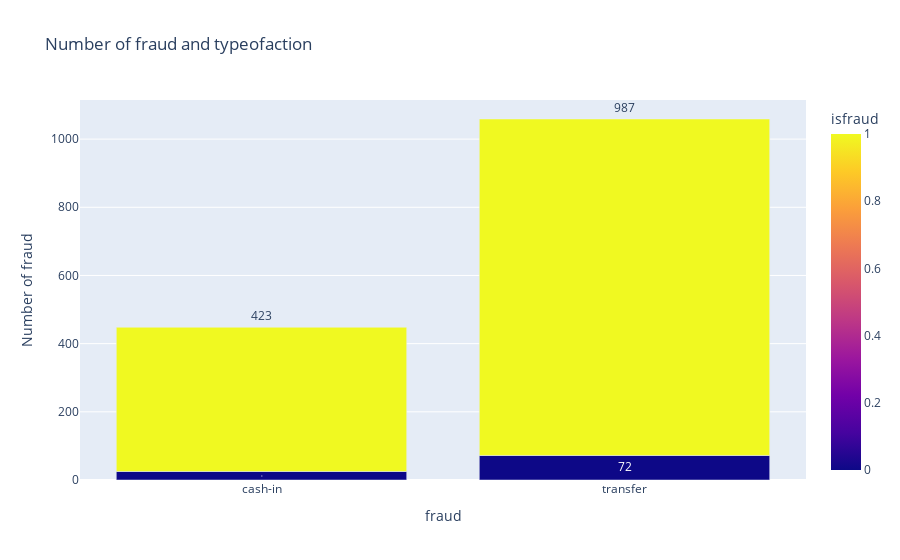

Notebook cell for this chart:
### Code cell
Number_of_fraud_and_typeofaction = px.bar(merged_df.groupby([merged_df['typeofaction'], 'isfraud']).size().reset_index(name='count'), 
                                      x='typeofaction', y='count', color='isfraud', 
                                      title='Number of fraud and typeofaction')
Number_of_fraud_and_typeofaction.update_xaxes(title_text='fraud')
Number_of_fraud_and_typeofaction.update_yaxes(title_text='Number of fraud')
Number_of_fraud_and_typeofaction.update_traces(text=merged_df.groupby([merged_df['typeofaction'], 'isfraud']).size().reset_index(name='count')['count'], textposition='outside', 
                                           )
Number_of_fraud_and_typeofaction.show()

### Figure 1 — Plotly figure (JSON) as saved in the notebook; plotly's stock layout.template omitted (floating-point values rounded to 4 significant figures)
{"data": [{"alignmentgroup": "True", "hovertemplate": "typeofaction=%{x}<br>count=%{y}<br>isfraud=%{marker.color}<extra></extra>", "legendgroup": "", "marker": {"color": [0, 1, 0, 1], "coloraxis": "coloraxis", "pattern": {"shape": ""}}, "name": "", "offsetgroup": "", "orientation": "v", "showlegend": false, "text": [25, 423, 72, 987], "textposition": "outside", "type": "bar", "x": ["cash-in", "cash-in", "transfer", "transfer"], "xaxis": "x", "y": [25, 423, 72, 987], "yaxis": "y"}], "layout": {"barmode": "relative", "coloraxis": {"colorbar": {"title": {"text": "isfraud"}}, "colorscale": [[0, "#0d0887"], [0.1111, "#46039f"], [0.2222, "#7201a8"], [0.3333, "#9c179e"], [0.4444, "#bd3786"], [0.5556, "#d8576b"], [0.6667, "#ed7953"], [0.7778, "#fb9f3a"], [0.8889, "#fdca26"], [1, "#f0f921"]]}, "legend": {"tracegroupgap": 0}, "title": {"text": "Number of fraud and typeofaction"}, "xaxis": {"anchor": "y", "domain": [0, 1], "title": {"text": "fraud"}}, "yaxis": {"anchor": "x", "domain": [0, 1], "title": {"text": "Number of fraud"}}}}
